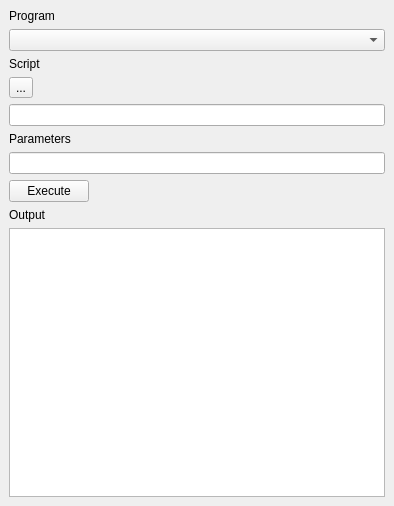
<?xml version="1.0" encoding="UTF-8"?>
<ui version="4.0">
 <class>ExecCmd</class>
 <widget class="QDockWidget" name="ExecCmd">
  <property name="geometry">
   <rect>
    <x>0</x>
    <y>0</y>
    <width>394</width>
    <height>506</height>
   </rect>
  </property>
  <property name="windowTitle">
   <string>Exec Cmd</string>
  </property>
  <widget class="QWidget" name="dockWidgetContents">
   <layout class="QGridLayout" name="gridLayout">
    <item row="4" column="0">
     <widget class="QLabel" name="CmdLabel">
      <property name="text">
       <string>Script</string>
      </property>
     </widget>
    </item>
    <item row="8" column="0" colspan="2">
     <widget class="QLineEdit" name="ParamEdit"/>
    </item>
    <item row="7" column="0">
     <widget class="QLabel" name="ParamLabel">
      <property name="text">
       <string>Parameters</string>
      </property>
     </widget>
    </item>
    <item row="10" column="0">
     <widget class="QLabel" name="OutLabel">
      <property name="text">
       <string>Output</string>
      </property>
     </widget>
    </item>
    <item row="6" column="0" colspan="2">
     <widget class="QLineEdit" name="ScriptEdit"/>
    </item>
    <item row="1" column="0" colspan="2">
     <widget class="QComboBox" name="CmdBox"/>
    </item>
    <item row="9" column="0">
     <widget class="QPushButton" name="ExecBtn">
      <property name="text">
       <string>Execute</string>
      </property>
     </widget>
    </item>
    <item row="11" column="0" colspan="2">
     <widget class="QPlainTextEdit" name="OutText"/>
    </item>
    <item row="0" column="0">
     <widget class="QLabel" name="ProgLabel">
      <property name="text">
       <string>Program</string>
      </property>
     </widget>
    </item>
    <item row="9" column="1">
     <spacer name="horizontalSpacer">
      <property name="orientation">
       <enum>Qt::Horizontal</enum>
      </property>
      <property name="sizeHint" stdset="0">
       <size>
        <width>269</width>
        <height>20</height>
       </size>
      </property>
     </spacer>
    </item>
    <item row="5" column="0">
     <widget class="QToolButton" name="ScriptTool">
      <property name="text">
       <string>...</string>
      </property>
     </widget>
    </item>
   </layout>
  </widget>
 </widget>
 <resources/>
 <connections/>
</ui>
